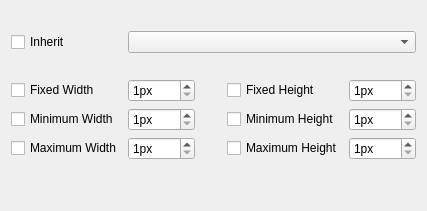
          <widget class="QWidget" name="tabWidgetPage1">
           <attribute name="icon">
            <iconset resource="ThemeBuilderUIBase.qrc">
             <normaloff>:/icon/pixmaps/resourceeditortool.png</normaloff>:/icon/pixmaps/resourceeditortool.png</iconset>
           </attribute>
           <attribute name="title">
            <string>Global</string>
           </attribute>
           <layout class="QGridLayout" name="gridLayout_15">
            <item row="2" column="0" colspan="2">
             <layout class="QGridLayout" name="gridLayout_13">
              <item row="1" column="1" colspan="4">
               <widget class="QComboBox" name="comboBox"/>
              </item>
              <item row="2" column="0" colspan="5">
               <spacer name="verticalSpacer_9">
                <property name="orientation">
                 <enum>Qt::Vertical</enum>
                </property>
                <property name="sizeType">
                 <enum>QSizePolicy::Fixed</enum>
                </property>
                <property name="sizeHint" stdset="0">
                 <size>
                  <width>20</width>
                  <height>20</height>
                 </size>
                </property>
               </spacer>
              </item>
              <item row="4" column="1">
               <widget class="QSpinBox" name="spinBox_3">
                <property name="suffix">
                 <string>px</string>
                </property>
                <property name="minimum">
                 <number>1</number>
                </property>
                <property name="maximum">
                 <number>9999</number>
                </property>
               </widget>
              </item>
              <item row="3" column="2" rowspan="3">
               <spacer name="horizontalSpacer_3">
                <property name="orientation">
                 <enum>Qt::Horizontal</enum>
                </property>
                <property name="sizeType">
                 <enum>QSizePolicy::Fixed</enum>
                </property>
                <property name="sizeHint" stdset="0">
                 <size>
                  <width>20</width>
                  <height>20</height>
                 </size>
                </property>
               </spacer>
              </item>
              <item row="5" column="0">
               <widget class="QCheckBox" name="checkBox_5">
                <property name="minimumSize">
                 <size>
                  <width>110</width>
                  <height>0</height>
                 </size>
                </property>
                <property name="text">
                 <string>Maximum Width</string>
                </property>
               </widget>
              </item>
              <item row="5" column="4">
               <widget class="QSpinBox" name="spinBox_7">
                <property name="suffix">
                 <string>px</string>
                </property>
                <property name="minimum">
                 <number>1</number>
                </property>
                <property name="maximum">
                 <number>9999</number>
                </property>
               </widget>
              </item>
              <item row="3" column="0">
               <widget class="QCheckBox" name="checkBox_3">
                <property name="minimumSize">
                 <size>
                  <width>110</width>
                  <height>0</height>
                 </size>
                </property>
                <property name="text">
                 <string>Fixed Width</string>
                </property>
               </widget>
              </item>
              <item row="3" column="3">
               <widget class="QCheckBox" name="checkBox_6">
                <property name="minimumSize">
                 <size>
                  <width>110</width>
                  <height>0</height>
                 </size>
                </property>
                <property name="text">
                 <string>Fixed Height</string>
                </property>
               </widget>
              </item>
              <item row="3" column="1">
               <widget class="QSpinBox" name="spinBox_2">
                <property name="suffix">
                 <string>px</string>
                </property>
                <property name="minimum">
                 <number>1</number>
                </property>
                <property name="maximum">
                 <number>9999</number>
                </property>
               </widget>
              </item>
              <item row="4" column="3">
               <widget class="QCheckBox" name="checkBox_7">
                <property name="minimumSize">
                 <size>
                  <width>110</width>
                  <height>0</height>
                 </size>
                </property>
                <property name="text">
                 <string>Minimum Height</string>
                </property>
               </widget>
              </item>
              <item row="4" column="0">
               <widget class="QCheckBox" name="checkBox_4">
                <property name="minimumSize">
                 <size>
                  <width>110</width>
                  <height>0</height>
                 </size>
                </property>
                <property name="text">
                 <string>Minimum Width</string>
                </property>
               </widget>
              </item>
              <item row="3" column="4">
               <widget class="QSpinBox" name="spinBox_6">
                <property name="suffix">
                 <string>px</string>
                </property>
                <property name="minimum">
                 <number>1</number>
                </property>
                <property name="maximum">
                 <number>9999</number>
                </property>
               </widget>
              </item>
              <item row="5" column="1">
               <widget class="QSpinBox" name="spinBox_4">
                <property name="suffix">
                 <string>px</string>
                </property>
                <property name="minimum">
                 <number>1</number>
                </property>
                <property name="maximum">
                 <number>9999</number>
                </property>
               </widget>
              </item>
              <item row="4" column="4">
               <widget class="QSpinBox" name="spinBox_5">
                <property name="suffix">
                 <string>px</string>
                </property>
                <property name="minimum">
                 <number>1</number>
                </property>
                <property name="maximum">
                 <number>9999</number>
                </property>
               </widget>
              </item>
              <item row="5" column="3">
               <widget class="QCheckBox" name="checkBox_8">
                <property name="minimumSize">
                 <size>
                  <width>110</width>
                  <height>0</height>
                 </size>
                </property>
                <property name="text">
                 <string>Maximum Height</string>
                </property>
               </widget>
              </item>
              <item row="1" column="0">
               <widget class="QCheckBox" name="checkBox_2">
                <property name="sizePolicy">
                 <sizepolicy hsizetype="Maximum" vsizetype="Fixed">
                  <horstretch>0</horstretch>
                  <verstretch>0</verstretch>
                 </sizepolicy>
                </property>
                <property name="minimumSize">
                 <size>
                  <width>110</width>
                  <height>0</height>
                 </size>
                </property>
                <property name="text">
                 <string>Inherit</string>
                </property>
               </widget>
              </item>
             </layout>
            </item>
            <item row="3" column="0" colspan="2">
             <spacer name="verticalSpacer_4">
              <property name="orientation">
               <enum>Qt::Vertical</enum>
              </property>
              <property name="sizeHint" stdset="0">
               <size>
                <width>20</width>
                <height>40</height>
               </size>
              </property>
             </spacer>
            </item>
            <item row="1" column="0" colspan="2">
             <spacer name="verticalSpacer_5">
              <property name="orientation">
               <enum>Qt::Vertical</enum>
              </property>
              <property name="sizeType">
               <enum>QSizePolicy::Fixed</enum>
              </property>
              <property name="sizeHint" stdset="0">
               <size>
                <width>20</width>
                <height>20</height>
               </size>
              </property>
             </spacer>
            </item>
           </layout>
          </widget>
